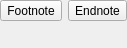
<?xml version="1.0" encoding="UTF-8"?>
<ui version="4.0">
 <class>SimpleFootEndNotesWidget</class>
 <widget class="QWidget" name="SimpleFootEndNotesWidget">
  <property name="geometry">
   <rect>
    <x>0</x>
    <y>0</y>
    <width>193</width>
    <height>48</height>
   </rect>
  </property>
  <property name="sizePolicy">
   <sizepolicy hsizetype="Fixed" vsizetype="Fixed">
    <horstretch>0</horstretch>
    <verstretch>0</verstretch>
   </sizepolicy>
  </property>
  <layout class="QGridLayout" name="gridLayout">
   <property name="sizeConstraint">
    <enum>QLayout::SetMinAndMaxSize</enum>
   </property>
   <property name="margin">
    <number>0</number>
   </property>
   <item row="0" column="1">
    <widget class="FormattingButton" name="addEndnote">
     <property name="text">
      <string>Endnote</string>
     </property>
     <property name="iconSize">
      <size>
       <width>32</width>
       <height>32</height>
      </size>
     </property>
     <property name="popupMode">
      <enum>QToolButton::InstantPopup</enum>
     </property>
     <property name="toolButtonStyle">
      <enum>Qt::ToolButtonTextUnderIcon</enum>
     </property>
    </widget>
   </item>
   <item row="0" column="0">
    <widget class="FormattingButton" name="addFootnote">
     <property name="text">
      <string>Footnote</string>
     </property>
     <property name="iconSize">
      <size>
       <width>32</width>
       <height>32</height>
      </size>
     </property>
     <property name="popupMode">
      <enum>QToolButton::InstantPopup</enum>
     </property>
     <property name="toolButtonStyle">
      <enum>Qt::ToolButtonTextUnderIcon</enum>
     </property>
     <property name="autoRaise">
      <bool>false</bool>
     </property>
    </widget>
   </item>
   <item row="1" column="0">
    <widget class="QWidget" name="SpecialSpacer" native="true">
     <property name="sizePolicy">
      <sizepolicy hsizetype="Preferred" vsizetype="Expanding">
       <horstretch>0</horstretch>
       <verstretch>0</verstretch>
      </sizepolicy>
     </property>
    </widget>
   </item>
  </layout>
 </widget>
 <customwidgets>
  <customwidget>
   <class>FormattingButton</class>
   <extends>QToolButton</extends>
   <header>dialogs/FormattingButton.h</header>
  </customwidget>
 </customwidgets>
 <resources/>
 <connections/>
</ui>
